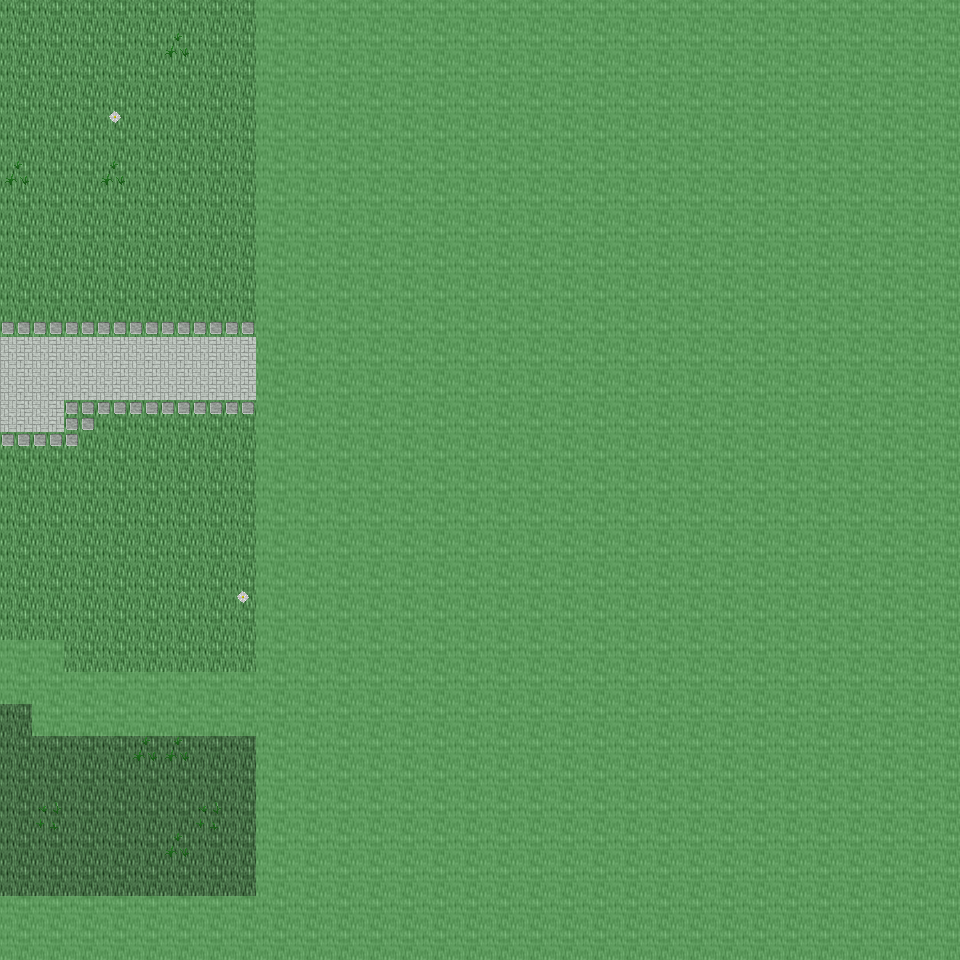

A 2D game scene composited from a Tiled map and its tileset images. What follows is a short description and the map's XML, with each tile layer's data collapsed to a summary:
An orthogonal 30x30 tile map with 32x32 px tiles, 6 tile layers (Ground, Object, Object2, Above, ...), 20 tilesets and 3 objects (3x mapchange).

<map version="1.0" orientation="orthogonal" renderorder="right-down" width="30" height="30" tilewidth="32" tileheight="32" nextobjectid="4">
  <tileset firstgid="1" name="tileset_ground_ground" tilewidth="32" tileheight="32" tilecount="33" columns="3">
    <image source="../drawable/tileset_ground_ground.png" width="96" height="352" />
  </tileset>
  <tileset firstgid="34" name="tileset_ground_grass_edges" tilewidth="32" tileheight="32" tilecount="36" columns="12">
    <image source="../drawable/tileset_ground_grass_edges.png" width="384" height="96" />
  </tileset>
  <tileset firstgid="70" name="tileset_ground_ridge_earth_dark" tilewidth="32" tileheight="32" tilecount="96" columns="12">
    <image source="../drawable/tileset_ground_ridge_earth_dark.png" width="384" height="256" />
  </tileset>
  <tileset firstgid="166" name="tileset_plant_flower_daisy_white" tilewidth="32" tileheight="32" tilecount="8" columns="2">
    <image source="../drawable/tileset_plant_flower_daisy_white.png" width="64" height="128" />
  </tileset>
  <tileset firstgid="174" name="tileset_plant_grasses" tilewidth="32" tileheight="32" tilecount="6" columns="3">
    <image source="../drawable/tileset_plant_grasses.png" width="96" height="64" />
  </tileset>
  <tileset firstgid="180" name="tileset_ground_rock_pebbles" tilewidth="32" tileheight="32" tilecount="3" columns="1">
    <image source="../drawable/tileset_ground_rock_pebbles.png" width="32" height="96" />
  </tileset>
  <tileset firstgid="183" name="tileset_plant_flower_daisy_blue" tilewidth="32" tileheight="32" tilecount="8" columns="2">
    <image source="../drawable/tileset_plant_flower_daisy_blue.png" width="64" height="128" />
  </tileset>
  <tileset firstgid="191" name="tileset_ground_ladder_vertical_dark" tilewidth="32" tileheight="32" tilecount="3" columns="3">
    <image source="../drawable/tileset_ground_ladder_vertical_dark.png" width="96" height="32" />
  </tileset>
  <tileset firstgid="194" name="tileset_item_corpse_huge_animal" tilewidth="32" tileheight="32" tilecount="16" columns="2">
    <image source="../drawable/tileset_item_corpse_huge_animal.png" width="64" height="256" />
  </tileset>
  <tileset firstgid="210" name="tileset_ground_ladder_steps" tilewidth="32" tileheight="32" tilecount="6" columns="3">
    <image source="../drawable/tileset_ground_ladder_steps.png" width="96" height="64" />
  </tileset>
  <tileset firstgid="216" name="tileset_logic_collision" tilewidth="32" tileheight="32" tilecount="1" columns="1">
    <image source="../drawable/tileset_logic_collision.png" width="32" height="32" />
  </tileset>
  <tileset firstgid="217" name="tileset_ground_green_paving" tilewidth="32" tileheight="32" tilecount="18" columns="3">
    <image source="../drawable/tileset_ground_green_paving.png" width="96" height="192" />
  </tileset>
  <tileset firstgid="235" name="tileset_ground_earth_edges" tilewidth="32" tileheight="32" tilecount="18" columns="6">
    <image source="../drawable/tileset_ground_earth_edges.png" width="192" height="96" />
  </tileset>
  <tileset firstgid="253" name="tileset_ground_grass_corners" tilewidth="32" tileheight="32" tilecount="24" columns="6">
    <image source="../drawable/tileset_ground_grass_corners.png" width="192" height="128" />
  </tileset>
  <tileset firstgid="277" name="tileset_plant_tree_tree_darkgreen" tilewidth="32" tileheight="32" tilecount="88" columns="8">
    <image source="../drawable/tileset_plant_tree_tree_darkgreen.png" width="256" height="352" />
  </tileset>
  <tileset firstgid="365" name="tileset_plant_tree_evergreen" tilewidth="32" tileheight="32" tilecount="36" columns="3">
    <image source="../drawable/tileset_plant_tree_evergreen.png" width="96" height="384" />
  </tileset>
  <tileset firstgid="401" name="tileset_building_decoration_rocks" tilewidth="32" tileheight="32" tilecount="6" columns="3">
    <image source="../drawable/tileset_building_decoration_rocks.png" width="96" height="64" />
  </tileset>
  <tileset firstgid="407" name="tileset_plant_bush_bushes" tilewidth="32" tileheight="32" tilecount="10" columns="5">
    <image source="../drawable/tileset_plant_bush_bushes.png" width="160" height="64" />
  </tileset>
  <tileset firstgid="417" name="tileset_plant_bush_various_small" tilewidth="32" tileheight="32" tilecount="9" columns="3">
    <image source="../drawable/tileset_plant_bush_various_small.png" width="96" height="96" />
  </tileset>
  <tileset firstgid="426" name="tileset_ground_dry_grass" tilewidth="32" tileheight="32" tilecount="54" columns="9">
    <image source="../drawable/tileset_ground_dry_grass.png" width="288" height="192" />
  </tileset>
  <layer name="Ground" width="30" height="30">
    <data>[900 cells, 900 non-empty, 5 distinct tile ids]</data>
  </layer>
  <layer name="Object" width="30" height="30">
    <data>[900 cells, 101 non-empty, 18 distinct tile ids]</data>
  </layer>
  <layer name="Object2" width="30" height="30">
    <data>[900 cells, 6 non-empty, 3 distinct tile ids]</data>
  </layer>
  <layer name="Above" width="30" height="30">
    <data>[900 cells, 0 non-empty, 0 distinct tile ids]</data>
  </layer>
  <layer name="Above2" width="30" height="30">
    <data>[900 cells, 0 non-empty, 0 distinct tile ids]</data>
  </layer>
  <layer name="Walkable" width="30" height="30">
    <data>[900 cells, 693 non-empty, 1 distinct tile ids]</data>
  </layer>
  <objectgroup name="MapEvents">
    <object id="1" name="north" type="mapchange" x="0" y="0" width="256" height="32">
      <properties>
        <property name="map" value="0_ados_mountain_n2_w2_x4_y1" />
        <property name="place" value="south" />
      </properties>
    </object>
    <object id="2" name="west" type="mapchange" x="0" y="0" width="32" height="640">
      <properties>
        <property name="map" value="0_ados_mountain_n2_w2_x3_y2" />
        <property name="place" value="east" />
      </properties>
    </object>
    <object id="3" name="west2" type="mapchange" x="0" y="704" width="32" height="192">
      <properties>
        <property name="map" value="0_ados_mountain_n2_w2_x3_y2" />
        <property name="place" value="east2" />
      </properties>
    </object>
  </objectgroup>
</map>
